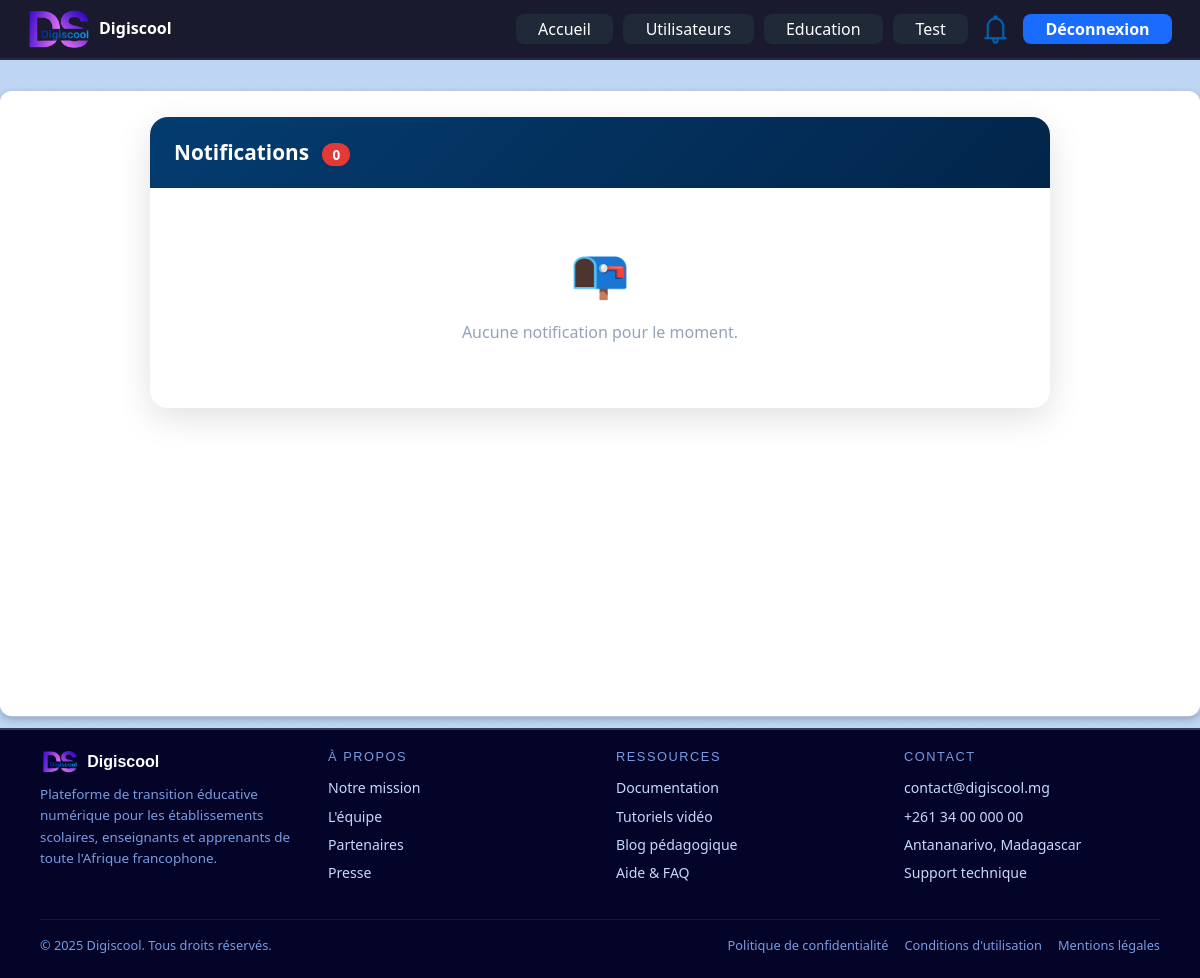
The app's page /admin/notifications (signed in), older data.
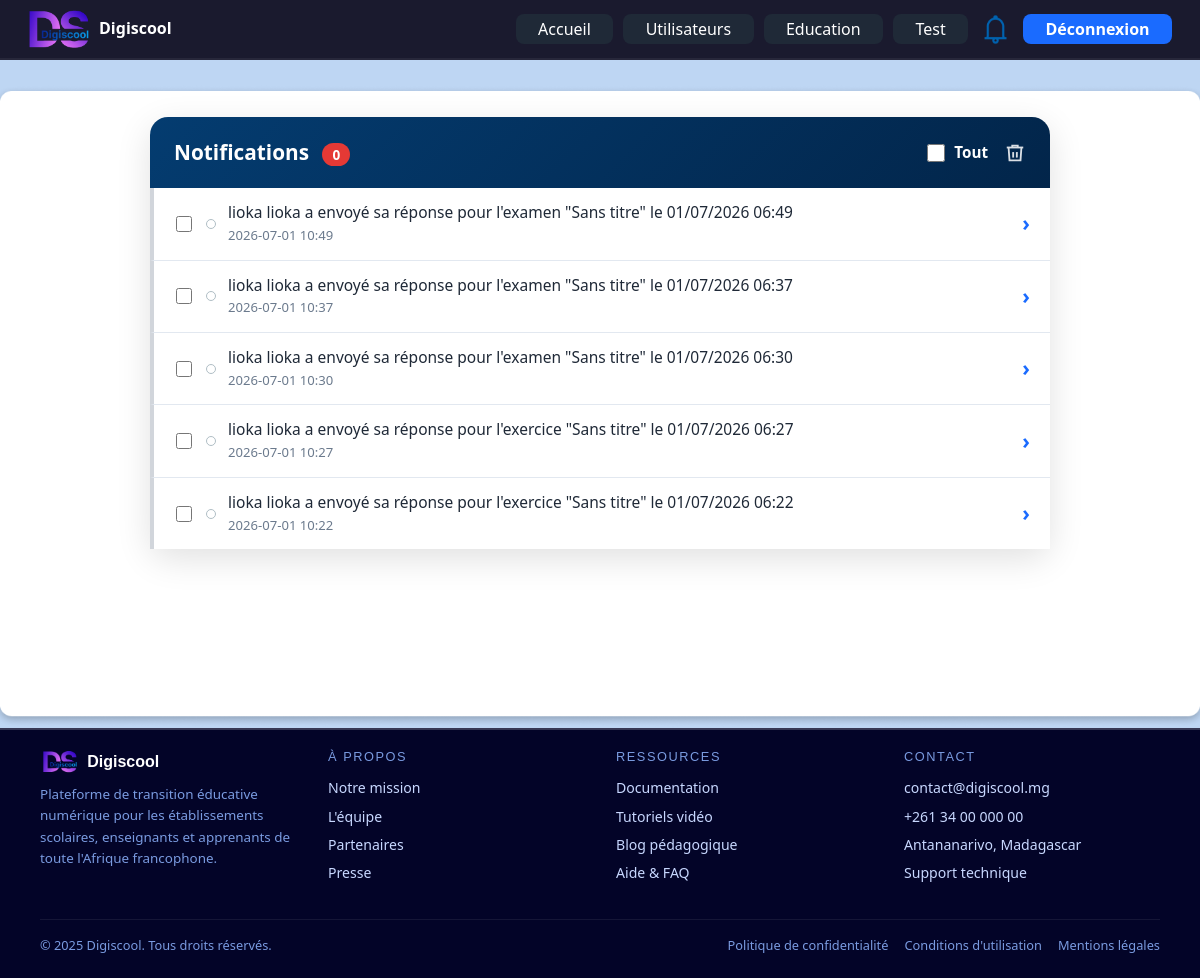
The same page, newer data.
### tables this page shows
CREATE TABLE notifications (
                id INTEGER PRIMARY KEY AUTOINCREMENT,
                user_id INTEGER NOT NULL,
                message TEXT NOT NULL,
                is_read INTEGER NOT NULL DEFAULT 0,
                created_at DATETIME DEFAULT CURRENT_TIMESTAMP, target_url TEXT DEFAULT '',
                FOREIGN KEY(user_id) REFERENCES users(id)
            );

### app.py (the view)
@app.route('/admin/notifications')
@login_required
@admin_required
def admin_notifications():
    with get_db() as db:
        notifications = db.execute(
            '''SELECT * FROM notifications WHERE user_id IN
               (SELECT id FROM users WHERE role='admin') ORDER BY created_at DESC'''
        ).fetchall()
        notif_count = db.execute(
            "SELECT COUNT(*) FROM notifications WHERE user_id IN (SELECT id FROM users WHERE role='admin') AND is_read=0"
        ).fetchone()[0]
    return render_template('admin/notifications.html', notifications=notifications, notif_count=notif_count)

### app.py (called while the page is built)
def get_db():
    conn = sqlite3.connect(DB_PATH)
    conn.row_factory = sqlite3.Row
    return conn

def login_required(view):
    @wraps(view)
    def wrapped_view(*args, **kwargs):
        if 'user_id' not in session:
            return redirect(url_for('index'))
        return view(*args, **kwargs)
    return wrapped_view

def admin_required(view):
    @wraps(view)
    def wrapped_view(*args, **kwargs):
        if session.get('role') != 'admin':
            return redirect(url_for('dashboard'))
        return view(*args, **kwargs)
    return wrapped_view

### templates/admin/notifications.html (shortened to what this page needs)
{% extends "admin/dashboard.html" %}
{% set active_page = 'notifications' %}
{% block content %}
<div class="page-body">
  <div class="notif-container">
    <div class="notif-header">
      <div>
        Notifications
        <span id="badge-live" style="background:#e53935;border-radius:20px;padding:2px 10px;font-size:.85rem;margin-left:8px;">{{ notif_count }}</span>
      </div>
      {% if notifications %}
      <div class="notif-header-actions">
        <label class="notif-select-all" title="Tout sélectionner">
          <input type="checkbox" id="notif-select-all">
          <span>Tout</span>
        </label>
        <button type="button" class="notif-delete-btn" id="btn-delete-selected" title="Supprimer la sélection">
          <svg viewBox="0 0 24 24">
            <polyline points="3 6 5 6 21 6"/>
            <path d="M19 6l-1 14H6L5 6"/>
            <path d="M10 11v6"/><path d="M14 11v6"/>
            <path d="M9 6V4h6v2"/>
          </svg>
        </button>
      </div>
      {% endif %}
    </div>
    <div class="notif-list" id="notif-list">
      {% if notifications %}
        {% for notif in notifications %}
        <div class="notif-item {% if not notif.is_read %}unread{% else %}read{% endif %}"
             id="notif-{{ notif.id }}">
          <div class="notif-cb-wrap" onclick="event.stopPropagation()">
            <input type="checkbox" class="notif-check" value="{{ notif.id }}">
          </div>
          <span class="notif-dot"></span>
          <div class="notif-content"
               onclick="openNotif(event, {{ notif.id }}, '{{ notif.target_url or '/admin/test/resultats' }}')">
            <div class="notif-message">{{ notif.message }}</div>
            <div class="notif-time">{{ notif.created_at[:16].replace('T', ' ') if notif.created_at else '' }}</div>
          </div>
          <span class="notif-arrow"
                onclick="openNotif(event, {{ notif.id }}, '{{ notif.target_url or '/admin/test/resultats' }}')">›</span>
        </div>
        {% endfor %}
      {% else %}
        <div class="notif-empty">
          <div class="notif-empty-icon">📭</div>
          <p>Aucune notification pour le moment.</p>
        </div>
      {% endif %}
    </div>
  </div>
</div>
{% endblock %}

Row changes from the older to the newer data that the page shows:
added notifications: message "lioka lioka a envoyé sa réponse pour l'examen \"Sans titre\" le 01/07/2026 06:49", created_at "2026-07-01 10:49"
added notifications: message "lioka lioka a envoyé sa réponse pour l'examen \"Sans titre\" le 01/07/2026 06:37", created_at "2026-07-01 10:37"
added notifications: message "lioka lioka a envoyé sa réponse pour l'examen \"Sans titre\" le 01/07/2026 06:30", created_at "2026-07-01 10:30"
added notifications: message "lioka lioka a envoyé sa réponse pour l'exercice \"Sans titre\" le 01/07/2026 06:27", created_at "2026-07-01 10:27"
added notifications: message "lioka lioka a envoyé sa réponse pour l'exercice \"Sans titre\" le 01/07/2026 06:22", created_at "2026-07-01 10:22"
Text that changed along with them:
form field value: (not shown) → "☐"
text no longer shown: "📭 Aucune notification pour le moment."
text now shown: "Tout"
